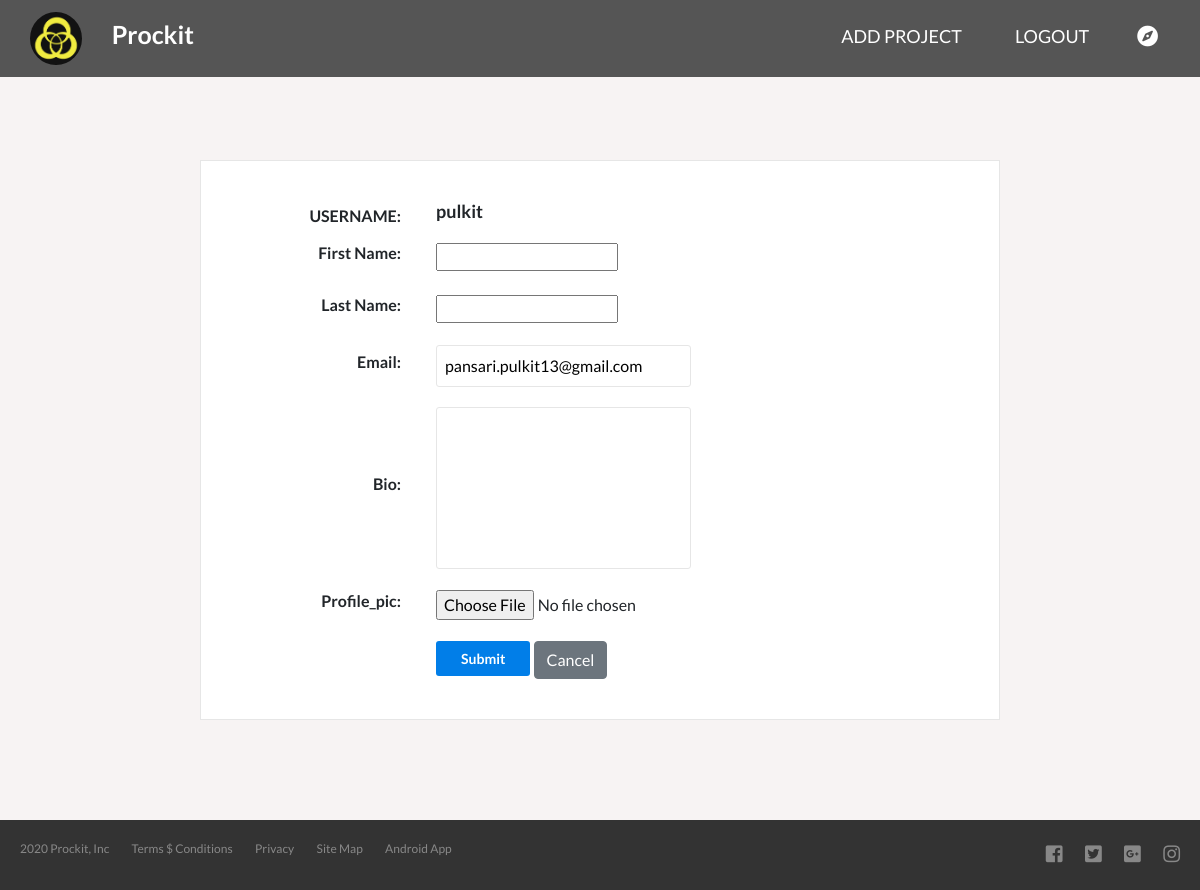
/accounts/pulkit/edit/ (signed in), run on an earlier commit of the app's database.
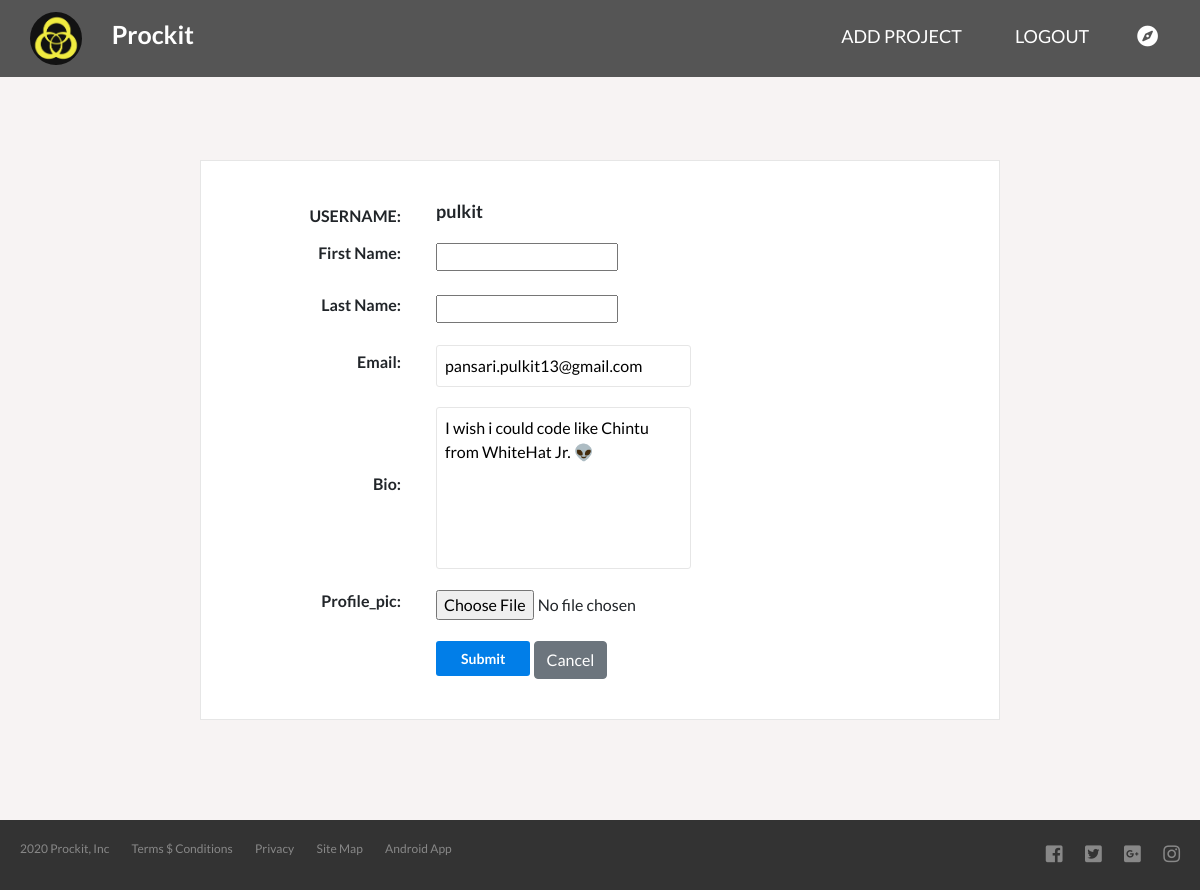
And on a later commit of the database.
### posts/models.py (models this page shows)
class User(AbstractUser):
    bio = models.TextField(max_length=250, blank=True, null=True)
    profile_pic = models.ImageField(upload_to='profile_pics', default='default_profile_pic' + str(randint(1,10)) + '.svg')
    followers = models.ManyToManyField('self', through="UserFollow", symmetrical=False)

### posts/views.py (the view)
# urls.py: path('accounts/<str:username>/edit/', views.account_edit, name='accounts_edit'),
@login_required
def account_edit(request, username):
    if request.user.username == username:
        if request.method == 'POST':
            form = UserEditForm(request.POST, instance=request.user)
            data = request.POST
            try:
                filepond_ids = data.getlist('filepond')
            except KeyError:
                return HttpResponseBadRequest('Missing filepond key in form.')
            if not isinstance(filepond_ids, list):
                return HttpResponseBadRequest('Unexpected data type in form.')
            if form.is_valid():
                if len(filepond_ids) >= 1:
                    for upload_id in filepond_ids:
                        tu = TemporaryUpload.objects.get(upload_id=upload_id)
                        su = store_upload(upload_id, os.path.join(upload_id, tu.upload_name))
                        (filename, file) = get_stored_upload_file_data(su)
                        user = form.save(commit=False)
                        user.profile_pic.delete(False)
                        with contextlib.closing(file):
                            user.profile_pic.save(filename, ContentFile(file.read()))
                        delete_stored_upload(upload_id, delete_file=True)
                else:
                    form.save()
                return redirect('posts:accounts_main', username=request.user.username)
        else:
            form = UserEditForm(instance=request.user)
        return render(request, 'accounts/edit.html', {'form': form})
    else:
        raise Http404("Access Denied!")

### posts/forms.py
class UserEditForm(forms.ModelForm):
    email = forms.EmailField(required=True)
    class Meta:
        fields = ("first_name", "last_name", "email", "bio",)
        model = get_user_model()

### posts/templates/accounts/edit.html (shortened to what this page needs)
{% extends 'accounts/main.html' %}
{% load widget_tweaks %}
{% load static %}
{% block static_css %}
<link rel="stylesheet" href="{% static 'css/edit.css' %}">
<link rel="stylesheet" href='{% static "css/filepond.min.css" %}'>
<link href="https://unpkg.com/filepond-plugin-image-preview/dist/filepond-plugin-image-preview.css" rel="stylesheet">
{% endblock %}
{% block body_block %}
    <main id="edit-profile">
        <div class="edit-profile__container">
            <div class="edit-profile__header">
                <div class="edit-profile__avatar-container">
                <b>USERNAME: </b>
                </div>
                <h4 class="edit-profile__username">{{ user.username }}</h4>
            </div>
            <form action="" class="edit-profile__form" method="post">
                <div class="form__row">
                    <label for="{{ form.first_name.id_for_label }}" class="form__label">First Name:</label>
                    {% render_field form.first_name class='form_input' %}
                </div>
                <div class="form__row">
                    <label for="{{ form.last_name.id_for_label }}" class="form__label">Last Name:</label>
                    {% render_field form.last_name class='form_input' %}
                </div>
                <div class="form__row">
                    <label for="{{ form.email.id_for_label }}" class="form__label">Email:</label>
                    {% render_field form.email placeholder='Email Address' class='form__input' %}
                </div>
                <div class="form__row">
                    <label for="{{ form.bio.id_for_label }}" class="form__label">Bio:</label>
                    {% render_field form.bio style="resize:none;" rows="6" %}
                </div>
                <div class="form__row">
                    <label for="filepond" class="form__label">Profile_pic:</label>
                    <input type="file" name="filepond">
                </div>
                <input type="submit" value="Submit">
                <input type="button" class="btn btn-secondary" onclick="window.location.href='{% url 'posts:accounts_main' username=user.username %}';" value="Cancel" />
            </form>
        </div>
    </main>
{% endblock %}

What changed in the data, as far as the page shows it:
changed User "pulkit": bio (not shown) → "I wish i could code like Chintu from WhiteHat Jr. 👽"
